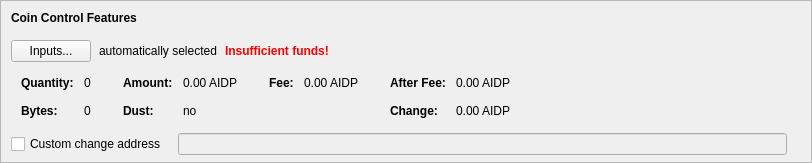
      <widget class="QFrame" name="frameCoinControl">
       <property name="sizePolicy">
        <sizepolicy hsizetype="Expanding" vsizetype="Fixed">
         <horstretch>0</horstretch>
         <verstretch>0</verstretch>
        </sizepolicy>
       </property>
       <property name="maximumSize">
        <size>
         <width>16777215</width>
         <height>16777215</height>
        </size>
       </property>
       <property name="frameShape">
        <enum>QFrame::StyledPanel</enum>
       </property>
       <property name="frameShadow">
        <enum>QFrame::Sunken</enum>
       </property>
       <layout class="QVBoxLayout" name="verticalLayoutCoinControl2">
        <property name="spacing">
         <number>0</number>
        </property>
        <property name="leftMargin">
         <number>0</number>
        </property>
        <property name="topMargin">
         <number>0</number>
        </property>
        <property name="rightMargin">
         <number>0</number>
        </property>
        <property name="bottomMargin">
         <number>6</number>
        </property>
        <item>
         <layout class="QVBoxLayout" name="verticalLayoutCoinControl" stretch="0,0,0,0,0">
          <property name="spacing">
           <number>0</number>
          </property>
          <property name="leftMargin">
           <number>10</number>
          </property>
          <property name="topMargin">
           <number>10</number>
          </property>
          <item>
           <layout class="QHBoxLayout" name="horizontalLayoutCoinControl1">
            <property name="bottomMargin">
             <number>15</number>
            </property>
            <item>
             <widget class="QLabel" name="labelCoinControlFeatures">
              <property name="sizePolicy">
               <sizepolicy hsizetype="Preferred" vsizetype="Maximum">
                <horstretch>0</horstretch>
                <verstretch>0</verstretch>
               </sizepolicy>
              </property>
              <property name="font">
               <font>
                <weight>75</weight>
                <bold>true</bold>
               </font>
              </property>
              <property name="styleSheet">
               <string notr="true">font-weight:bold;</string>
              </property>
              <property name="text">
               <string>Coin Control Features</string>
              </property>
             </widget>
            </item>
           </layout>
          </item>
          <item>
           <layout class="QHBoxLayout" name="horizontalLayoutCoinControl2" stretch="0,0,0,0">
            <property name="spacing">
             <number>8</number>
            </property>
            <property name="bottomMargin">
             <number>10</number>
            </property>
            <item>
             <widget class="QPushButton" name="pushButtonCoinControl">
              <property name="styleSheet">
               <string notr="true"/>
              </property>
              <property name="text">
               <string>Inputs...</string>
              </property>
              <property name="autoDefault">
               <bool>false</bool>
              </property>
             </widget>
            </item>
            <item>
             <widget class="QLabel" name="labelCoinControlAutomaticallySelected">
              <property name="text">
               <string>automatically selected</string>
              </property>
              <property name="margin">
               <number>5</number>
              </property>
             </widget>
            </item>
            <item>
             <widget class="QLabel" name="labelCoinControlInsuffFunds">
              <property name="font">
               <font>
                <weight>75</weight>
                <bold>true</bold>
               </font>
              </property>
              <property name="styleSheet">
               <string notr="true">color:red;font-weight:bold;</string>
              </property>
              <property name="text">
               <string>Insufficient funds!</string>
              </property>
              <property name="margin">
               <number>5</number>
              </property>
             </widget>
            </item>
            <item>
             <spacer name="horizontalSpacerCoinControl">
              <property name="orientation">
               <enum>Qt::Horizontal</enum>
              </property>
              <property name="sizeHint" stdset="0">
               <size>
                <width>40</width>
                <height>1</height>
               </size>
              </property>
             </spacer>
            </item>
           </layout>
          </item>
          <item>
           <widget class="QWidget" name="widgetCoinControl" native="true">
            <property name="sizePolicy">
             <sizepolicy hsizetype="Preferred" vsizetype="Preferred">
              <horstretch>0</horstretch>
              <verstretch>0</verstretch>
             </sizepolicy>
            </property>
            <property name="minimumSize">
             <size>
              <width>0</width>
              <height>0</height>
             </size>
            </property>
            <property name="styleSheet">
             <string notr="true"/>
            </property>
            <layout class="QHBoxLayout" name="horizontalLayoutCoinControl5">
             <property name="leftMargin">
              <number>0</number>
             </property>
             <property name="topMargin">
              <number>0</number>
             </property>
             <property name="rightMargin">
              <number>0</number>
             </property>
             <property name="bottomMargin">
              <number>0</number>
             </property>
             <item>
              <layout class="QHBoxLayout" name="horizontalLayoutCoinControl3" stretch="0,0,0,1">
               <property name="spacing">
                <number>20</number>
               </property>
               <property name="topMargin">
                <number>0</number>
               </property>
               <property name="bottomMargin">
                <number>10</number>
               </property>
               <item>
                <layout class="QFormLayout" name="formLayoutCoinControl1">
                 <property name="horizontalSpacing">
                  <number>10</number>
                 </property>
                 <property name="verticalSpacing">
                  <number>14</number>
                 </property>
                 <property name="leftMargin">
                  <number>10</number>
                 </property>
                 <property name="topMargin">
                  <number>4</number>
                 </property>
                 <property name="rightMargin">
                  <number>6</number>
                 </property>
                 <item row="0" column="0">
                  <widget class="QLabel" name="labelCoinControlQuantityText">
                   <property name="font">
                    <font>
                     <weight>75</weight>
                     <bold>true</bold>
                    </font>
                   </property>
                   <property name="text">
                    <string>Quantity:</string>
                   </property>
                   <property name="margin">
                    <number>0</number>
                   </property>
                  </widget>
                 </item>
                 <item row="0" column="1">
                  <widget class="QLabel" name="labelCoinControlQuantity">
                   <property name="cursor">
                    <cursorShape>IBeamCursor</cursorShape>
                   </property>
                   <property name="contextMenuPolicy">
                    <enum>Qt::ActionsContextMenu</enum>
                   </property>
                   <property name="text">
                    <string notr="true">0</string>
                   </property>
                   <property name="margin">
                    <number>0</number>
                   </property>
                   <property name="textInteractionFlags">
                    <set>Qt::LinksAccessibleByMouse|Qt::TextSelectableByKeyboard|Qt::TextSelectableByMouse</set>
                   </property>
                  </widget>
                 </item>
                 <item row="1" column="0">
                  <widget class="QLabel" name="labelCoinControlBytesText">
                   <property name="font">
                    <font>
                     <weight>75</weight>
                     <bold>true</bold>
                    </font>
                   </property>
                   <property name="text">
                    <string>Bytes:</string>
                   </property>
                  </widget>
                 </item>
                 <item row="1" column="1">
                  <widget class="QLabel" name="labelCoinControlBytes">
                   <property name="cursor">
                    <cursorShape>IBeamCursor</cursorShape>
                   </property>
                   <property name="contextMenuPolicy">
                    <enum>Qt::ActionsContextMenu</enum>
                   </property>
                   <property name="text">
                    <string notr="true">0</string>
                   </property>
                   <property name="textInteractionFlags">
                    <set>Qt::LinksAccessibleByMouse|Qt::TextSelectableByKeyboard|Qt::TextSelectableByMouse</set>
                   </property>
                  </widget>
                 </item>
                </layout>
               </item>
               <item>
                <layout class="QFormLayout" name="formLayoutCoinControl2">
                 <property name="horizontalSpacing">
                  <number>10</number>
                 </property>
                 <property name="verticalSpacing">
                  <number>14</number>
                 </property>
                 <property name="leftMargin">
                  <number>6</number>
                 </property>
                 <property name="topMargin">
                  <number>4</number>
                 </property>
                 <property name="rightMargin">
                  <number>6</number>
                 </property>
                 <item row="0" column="0">
                  <widget class="QLabel" name="labelCoinControlAmountText">
                   <property name="font">
                    <font>
                     <weight>75</weight>
                     <bold>true</bold>
                    </font>
                   </property>
                   <property name="text">
                    <string>Amount:</string>
                   </property>
                   <property name="margin">
                    <number>0</number>
                   </property>
                  </widget>
                 </item>
                 <item row="0" column="1">
                  <widget class="QLabel" name="labelCoinControlAmount">
                   <property name="cursor">
                    <cursorShape>IBeamCursor</cursorShape>
                   </property>
                   <property name="contextMenuPolicy">
                    <enum>Qt::ActionsContextMenu</enum>
                   </property>
                   <property name="text">
                    <string notr="true">0.00 AIDP</string>
                   </property>
                   <property name="textInteractionFlags">
                    <set>Qt::LinksAccessibleByMouse|Qt::TextSelectableByKeyboard|Qt::TextSelectableByMouse</set>
                   </property>
                  </widget>
                 </item>
                 <item row="1" column="0">
                  <widget class="QLabel" name="labelCoinControlLowOutputText">
                   <property name="font">
                    <font>
                     <weight>75</weight>
                     <bold>true</bold>
                    </font>
                   </property>
                   <property name="text">
                    <string>Dust:</string>
                   </property>
                  </widget>
                 </item>
                 <item row="1" column="1">
                  <widget class="QLabel" name="labelCoinControlLowOutput">
                   <property name="cursor">
                    <cursorShape>IBeamCursor</cursorShape>
                   </property>
                   <property name="contextMenuPolicy">
                    <enum>Qt::ActionsContextMenu</enum>
                   </property>
                   <property name="text">
                    <string notr="true">no</string>
                   </property>
                   <property name="textInteractionFlags">
                    <set>Qt::LinksAccessibleByMouse|Qt::TextSelectableByKeyboard|Qt::TextSelectableByMouse</set>
                   </property>
                  </widget>
                 </item>
                </layout>
               </item>
               <item>
                <layout class="QFormLayout" name="formLayoutCoinControl3">
                 <property name="horizontalSpacing">
                  <number>10</number>
                 </property>
                 <property name="verticalSpacing">
                  <number>14</number>
                 </property>
                 <property name="leftMargin">
                  <number>6</number>
                 </property>
                 <property name="topMargin">
                  <number>4</number>
                 </property>
                 <property name="rightMargin">
                  <number>6</number>
                 </property>
                 <item row="0" column="0">
                  <widget class="QLabel" name="labelCoinControlFeeText">
                   <property name="font">
                    <font>
                     <weight>75</weight>
                     <bold>true</bold>
                    </font>
                   </property>
                   <property name="text">
                    <string>Fee:</string>
                   </property>
                   <property name="margin">
                    <number>0</number>
                   </property>
                  </widget>
                 </item>
                 <item row="0" column="1">
                  <widget class="QLabel" name="labelCoinControlFee">
                   <property name="cursor">
                    <cursorShape>IBeamCursor</cursorShape>
                   </property>
                   <property name="contextMenuPolicy">
                    <enum>Qt::ActionsContextMenu</enum>
                   </property>
                   <property name="text">
                    <string notr="true">0.00 AIDP</string>
                   </property>
                   <property name="textInteractionFlags">
                    <set>Qt::LinksAccessibleByMouse|Qt::TextSelectableByKeyboard|Qt::TextSelectableByMouse</set>
                   </property>
                  </widget>
                 </item>
                </layout>
               </item>
               <item>
                <layout class="QFormLayout" name="formLayoutCoinControl4">
                 <property name="horizontalSpacing">
                  <number>10</number>
                 </property>
                 <property name="verticalSpacing">
                  <number>14</number>
                 </property>
                 <property name="leftMargin">
                  <number>6</number>
                 </property>
                 <property name="topMargin">
                  <number>4</number>
                 </property>
                 <property name="rightMargin">
                  <number>6</number>
                 </property>
                 <item row="0" column="0">
                  <widget class="QLabel" name="labelCoinControlAfterFeeText">
                   <property name="font">
                    <font>
                     <weight>75</weight>
                     <bold>true</bold>
                    </font>
                   </property>
                   <property name="text">
                    <string>After Fee:</string>
                   </property>
                   <property name="margin">
                    <number>0</number>
                   </property>
                  </widget>
                 </item>
                 <item row="0" column="1">
                  <widget class="QLabel" name="labelCoinControlAfterFee">
                   <property name="cursor">
                    <cursorShape>IBeamCursor</cursorShape>
                   </property>
                   <property name="contextMenuPolicy">
                    <enum>Qt::ActionsContextMenu</enum>
                   </property>
                   <property name="text">
                    <string notr="true">0.00 AIDP</string>
                   </property>
                   <property name="textInteractionFlags">
                    <set>Qt::LinksAccessibleByMouse|Qt::TextSelectableByKeyboard|Qt::TextSelectableByMouse</set>
                   </property>
                  </widget>
                 </item>
                 <item row="1" column="0">
                  <widget class="QLabel" name="labelCoinControlChangeText">
                   <property name="font">
                    <font>
                     <weight>75</weight>
                     <bold>true</bold>
                    </font>
                   </property>
                   <property name="text">
                    <string>Change:</string>
                   </property>
                  </widget>
                 </item>
                 <item row="1" column="1">
                  <widget class="QLabel" name="labelCoinControlChange">
                   <property name="cursor">
                    <cursorShape>IBeamCursor</cursorShape>
                   </property>
                   <property name="contextMenuPolicy">
                    <enum>Qt::ActionsContextMenu</enum>
                   </property>
                   <property name="text">
                    <string notr="true">0.00 AIDP</string>
                   </property>
                   <property name="textInteractionFlags">
                    <set>Qt::LinksAccessibleByMouse|Qt::TextSelectableByKeyboard|Qt::TextSelectableByMouse</set>
                   </property>
                  </widget>
                 </item>
                </layout>
               </item>
              </layout>
             </item>
            </layout>
           </widget>
          </item>
          <item>
           <layout class="QHBoxLayout" name="horizontalLayoutCoinControl4" stretch="0,0,0">
            <property name="spacing">
             <number>12</number>
            </property>
            <property name="sizeConstraint">
             <enum>QLayout::SetDefaultConstraint</enum>
            </property>
            <property name="topMargin">
             <number>5</number>
            </property>
            <property name="rightMargin">
             <number>5</number>
            </property>
            <item>
             <widget class="QCheckBox" name="checkBoxCoinControlChange">
              <property name="toolTip">
               <string>If this is activated, but the change address is empty or invalid, change will be sent to a newly generated address.</string>
              </property>
              <property name="text">
               <string>Custom change address</string>
              </property>
             </widget>
            </item>
            <item>
             <widget class="QValidatedLineEdit" name="lineEditCoinControlChange">
              <property name="enabled">
               <bool>false</bool>
              </property>
              <property name="sizePolicy">
               <sizepolicy hsizetype="Expanding" vsizetype="Fixed">
                <horstretch>0</horstretch>
                <verstretch>0</verstretch>
               </sizepolicy>
              </property>
             </widget>
            </item>
            <item>
             <widget class="QLabel" name="labelCoinControlChangeLabel">
              <property name="sizePolicy">
               <sizepolicy hsizetype="Preferred" vsizetype="Expanding">
                <horstretch>0</horstretch>
                <verstretch>0</verstretch>
               </sizepolicy>
              </property>
              <property name="minimumSize">
               <size>
                <width>0</width>
                <height>0</height>
               </size>
              </property>
              <property name="text">
               <string/>
              </property>
              <property name="margin">
               <number>3</number>
              </property>
             </widget>
            </item>
           </layout>
          </item>
          <item>
           <spacer name="verticalSpacerCoinControl">
            <property name="orientation">
             <enum>Qt::Vertical</enum>
            </property>
            <property name="sizeHint" stdset="0">
             <size>
              <width>800</width>
              <height>1</height>
             </size>
            </property>
           </spacer>
          </item>
         </layout>
        </item>
       </layout>
      </widget>
